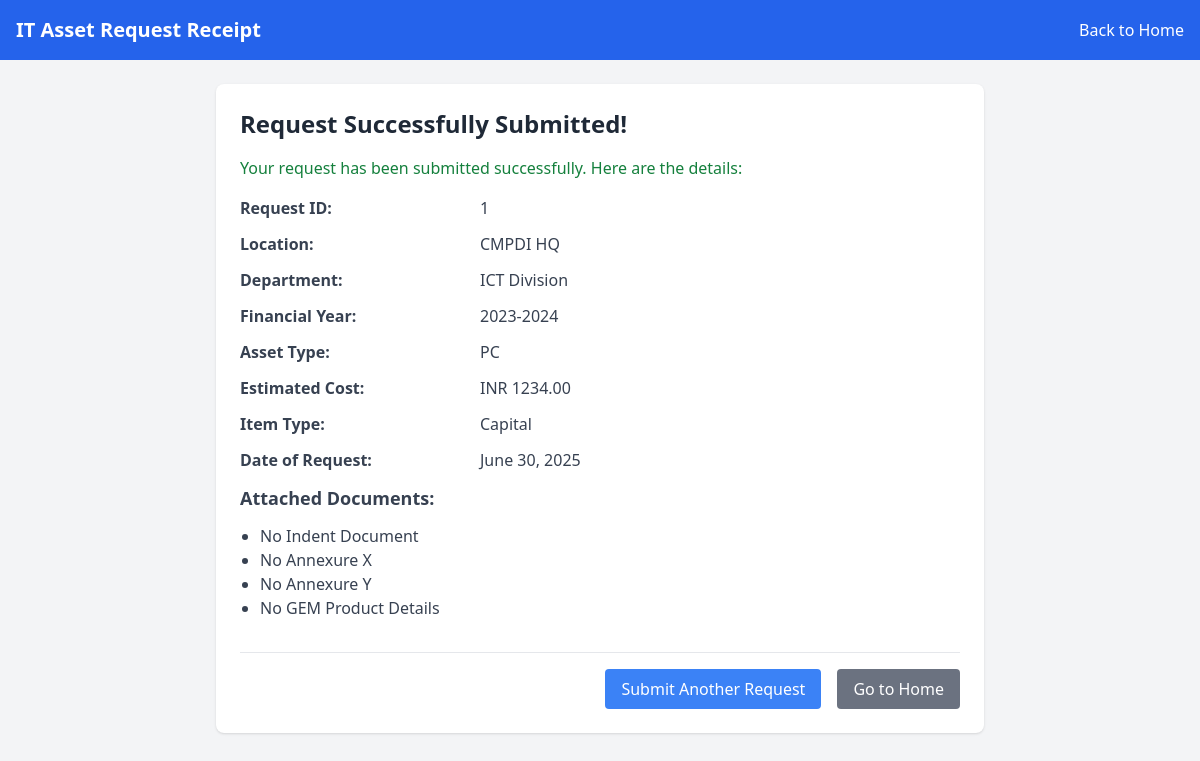
/request/receipt/ (signed in), run on the app's committed database.
### baseapp/models.py (models this page shows, shortened)
class AssetRequest(models.Model):
    ITEM_TYPE_CHOICES = [
        ('capital', 'Capital'),
        ('revenue', 'Revenue'),
    ]
    location = models.ForeignKey(Location, on_delete=models.CASCADE)
    department = models.ForeignKey(Department, on_delete=models.CASCADE)
    financial_year = models.CharField(max_length=9)
    asset_type = models.ForeignKey(Category, on_delete=models.CASCADE)
    description = models.TextField(blank=True, null=True)
    estimated_cost = models.DecimalField(max_digits=12, decimal_places=2)
    item_type = models.CharField(max_length=10, choices=ITEM_TYPE_CHOICES)
    date = models.DateField(default=timezone.now)
    status = models.CharField(
        max_length=20,
        choices=STATUS_CHOICES,
        default='pending'
    )
    remarks = models.TextField(blank=True, null=True)
    indent_file = models.FileField(upload_to='uploads/', blank=True, null=True)
    annexure_x = models.FileField(upload_to='uploads/', blank=True, null=True)
    annexure_y = models.FileField(upload_to='uploads/', blank=True, null=True)
    gem_file = models.FileField(upload_to='uploads/', blank=True, null=True)

class Location(models.Model):
    name = models.CharField(max_length=100, unique=True)
    address = models.TextField(blank=True, null=True)
    city = models.CharField(max_length=100, blank=True, null=True)
    state = models.CharField(max_length=100, blank=True, null=True)
    pincode = models.CharField(max_length=10, blank=True, null=True)
    faxcode = models.CharField(max_length=20, blank=True, null=True)
    email = models.EmailField(blank=True, null=True)

class Department(models.Model):
    name = models.CharField(max_length=100, unique=True)
    code = models.CharField(max_length=10, unique=True)
    location = models.ForeignKey(Location, on_delete=models.CASCADE, related_name='departments')

class Category(models.Model):
    name = models.CharField(max_length=100, unique=True)

### baseapp/views.py (the view)
# urls.py: path('request/receipt/', views.request_receipt_view, name='request_receipt'),
@login_required
def request_receipt_view(request):
    request_id = request.session.get('last_request_id')
    asset_request = None
    if request_id:
        try:
            asset_request = AssetRequest.objects.select_related(
                'location', 'department', 'asset_type'
            ).get(id=request_id)
            if 'last_request_id' in request.session:
                del request.session['last_request_id']
        except AssetRequest.DoesNotExist:
            asset_request = None
    return render(request, 'request_receipt.html', {'request_entry': asset_request})

### baseapp/templates/request_receipt.html (shortened to what this page needs)
{% load static %}
<!DOCTYPE html>
<html lang="en">
<head>
<script src="https://cdn.tailwindcss.com"></script>
</head>
<body class="bg-gray-100 font-sans">
<nav class="bg-blue-600 p-4 flex justify-between items-center">
  <h1 class="text-white font-bold text-xl">IT Asset Request Receipt</h1>
  <a href="{% url 'home' %}" class="text-white hover:underline">Back to Home</a>
</nav>
<div class="max-w-3xl mx-auto p-6 mt-6 bg-white rounded-lg shadow">
  <h2 class="text-2xl font-bold text-gray-800 mb-4">Request Successfully Submitted!</h2>
  {% if request_entry %}
    <p class="mb-4 text-green-700">Your request has been submitted successfully. Here are the details:</p>
    <div class="space-y-3 text-gray-700">
      <div class="flex">
        <strong class="w-1/3">Request ID:</strong>
        <span class="w-2/3">{{ request_entry.id }}</span>
      </div>
      <div class="flex">
        <strong class="w-1/3">Location:</strong>
        <span class="w-2/3">{{ request_entry.location.name }}</span>
      </div>
      <div class="flex">
        <strong class="w-1/3">Department:</strong>
        <span class="w-2/3">{{ request_entry.department.name }}</span>
      </div>
      <div class="flex">
        <strong class="w-1/3">Financial Year:</strong>
        <span class="w-2/3">{{ request_entry.financial_year }}</span>
      </div>
      <div class="flex">
        <strong class="w-1/3">Asset Type:</strong>
        <span class="w-2/3">{{ request_entry.asset_type.name }}</span>
      </div>
      <div class="flex">
        <strong class="w-1/3">Estimated Cost:</strong>
        <span class="w-2/3">INR {{ request_entry.estimated_cost|floatformat:2 }}</span>
      </div>
      <div class="flex">
        <strong class="w-1/3">Item Type:</strong>
        <span class="w-2/3">{{ request_entry.get_item_type_display }}</span>
      </div>
      <div class="flex">
        <strong class="w-1/3">Date of Request:</strong>
        <span class="w-2/3">{{ request_entry.date|date:"F j, Y" }}</span>
      </div>
      <h3 class="text-lg font-bold mt-6 mb-2">Attached Documents:</h3>
      <ul class="list-disc pl-5">
        {% if request_entry.indent_file %}<li><a href="{{ request_entry.indent_file.url }}" target="_blank" class="text-blue-600 hover:underline">Indent Document</a></li>{% else %}<li>No Indent Document</li>{% endif %}
        {% if request_entry.annexure_x %}<li><a href="{{ request_entry.annexure_x.url }}" target="_blank" class="text-blue-600 hover:underline">Annexure X</a></li>{% else %}<li>No Annexure X</li>{% endif %}
        {% if request_entry.annexure_y %}<li><a href="{{ request_entry.annexure_y.url }}" target="_blank" class="text-blue-600 hover:underline">Annexure Y</a></li>{% else %}<li>No Annexure Y</li>{% endif %}
        {% if request_entry.gem_file %}<li><a href="{{ request_entry.gem_file.url }}" target="_blank" class="text-blue-600 hover:underline">GEM Product Details</a></li>{% else %}<li>No GEM Product Details</li>{% endif %}
      </ul>
    </div>
  {% else %}
    <p class="text-red-600">Could not retrieve the details of your request. It might have been submitted previously or there was an error.</p>
  {% endif %}
  <div class="mt-8 pt-4 border-t border-gray-200 flex justify-end space-x-4">
    <a href="{% url 'request_submission' %}" class="bg-blue-500 text-white px-4 py-2 rounded hover:bg-blue-600">Submit Another Request</a>
    <a href="{% url 'home' %}" class="bg-gray-500 text-white px-4 py-2 rounded hover:bg-gray-600">Go to Home</a>
  </div>
</div>
</body>
</html>

### data on the page
AssetRequest: id "1", location.name "CMPDI HQ", department.name "ICT Division", financial_year "2023-2024", asset_type.name "PC", estimated_cost "1234.00", item_type "Capital", date "June 30, 2025"
